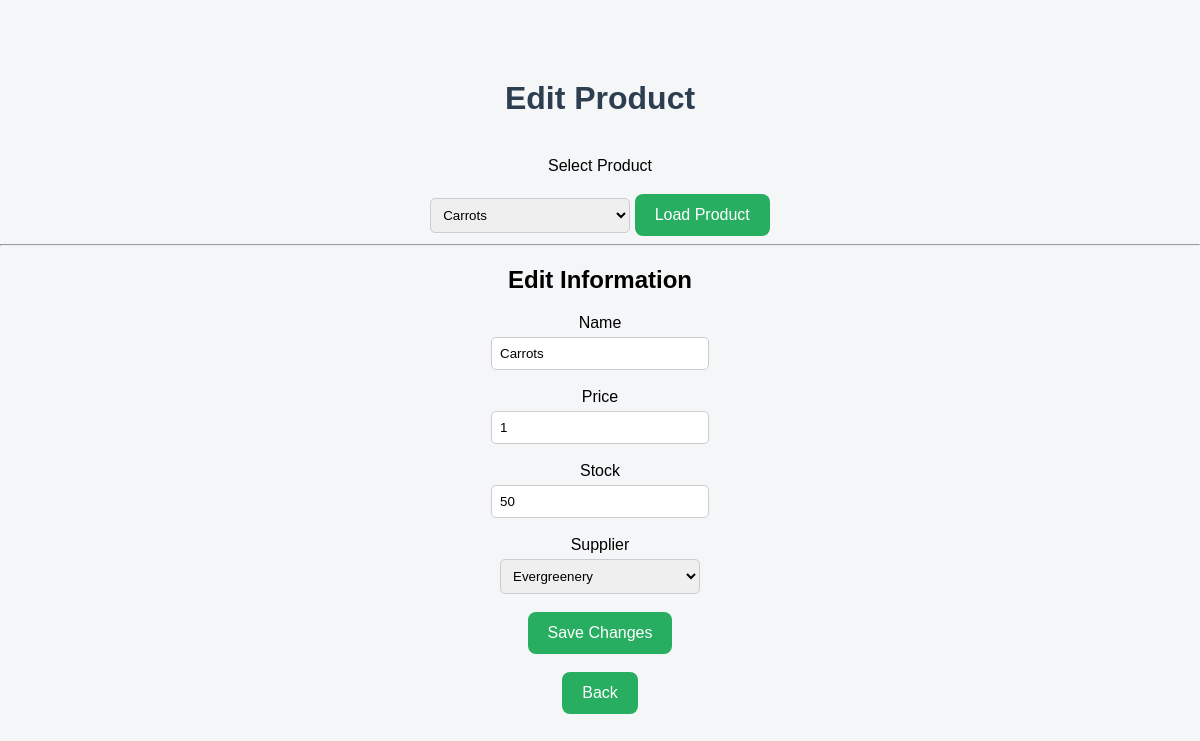
/edit_product?product_id=1, run on the app's committed database.
### tables this page shows
CREATE TABLE "Products" (
	"Product_ID"	INTEGER,
	"Name"	TEXT,
	"Price"	INTEGER,
	"Stock"	INTEGER,
	"Supplier_ID"	INTEGER,
	PRIMARY KEY("Product_ID" AUTOINCREMENT),
	CONSTRAINT "Supplier_ID" FOREIGN KEY("Supplier_ID") REFERENCES "Suppliers"("Supplier_ID")
);

CREATE TABLE "Suppliers" (
	"Supplier_ID"	INTEGER NOT NULL,
	"Company_Name"	TEXT NOT NULL,
	"Email"	TEXT NOT NULL,
	PRIMARY KEY("Supplier_ID" AUTOINCREMENT)
);

### app.py (the view)
@app.route("/edit_product")
def edit_product():
    products = execute_query(
        "SELECT Product_ID, Name FROM Products",
        fetch=True
    )
    suppliers = execute_query(
        "SELECT Supplier_ID, Company_Name FROM Suppliers",
        fetch=True
    )
    product = None
    product_id = request.args.get("product_id")
    if product_id:
        result = execute_query(
            """
            SELECT Product_ID, Name, Price, Stock, Supplier_ID
            FROM Products
            WHERE Product_ID = ?
            """,
            (product_id,),
            fetch=True
        )
        if result:
            product = result[0]
    return render_template(
        "edit_product.html",
        products=products,
        product=product,
        suppliers=suppliers
    )

### app.py (called while the page is built)
def get_db_connection():
	return sqlite3.connect("projektsdatabase.db", check_same_thread=False)

def execute_query(query, params=(), fetch=False):
    conn = get_db_connection()
    cursor = conn.cursor()
    cursor.execute(query, params)
    if fetch:
        data = cursor.fetchall()
    else:
        data=None
    conn.commit()
    conn.close()
    return data

### templates/edit_product.html (shortened to what this page needs)
<!DOCTYPE html>
<html>
<head>
<link rel="stylesheet" href="{{ url_for('static', filename='styles.css') }}">
</head>
<body>
<div class="container">
<h1>Edit Product</h1>
<form method="GET">
<label>Select Product</label><br><br>
<select name="product_id">
{% for c in products %}
<option value="{{ c[0] }}">{{ c[1] }}</option>
{% endfor %}
</select>
<button type="submit">Load Product</button>
</form>
<hr>
{% if product %}
<h2>Edit Information</h2>
<form method="POST" action="{{ url_for('update_product') }}">
<label> Name</label><br>
<input type="text" name="name" value="{{ product[1] }}"><br><br>
<label> Price</label><br>
<input type="number" name="price" value="{{ product[2] }}"><br><br>
<label> Stock</label><br>
<input type="number" name="stock" value="{{ product[3] }}"><br><br>
<label>Supplier</label><br>
<select name="supplier_id">
{% for supplier in suppliers %}
<option value="{{ supplier[0] }}"
{% if supplier[0] == product[4] %}selected{% endif %}>
    {{ supplier[1] }}
</option>
{% endfor %}
</select>
<br><br>
<button type="submit">Save Changes</button>
</form>
{% endif %}
<br>
<a href="/products">
<button>Back</button>
</a>
</div>
</body>
</html>

### static/styles.css (style rules this page uses)
body { font-family: Arial, sans-serif; background-color: #f4f6f8; margin: 0; padding: 0; }
.container { text-align: center; margin-top: 80px; }
h1 { color: #2c3e50; margin-bottom: 40px; }
button { background-color: #27ae60; color: white; border: none; padding: 12px 20px; font-size: 16px; border-radius: 8px; cursor: pointer; transition: 0.2s; }
form { margin-top: 20px; }
input, select { padding: 8px; width: 200px; margin-top: 5px; border-radius: 5px; border: 1px solid #ccc; }

### data on the page
Products: name "Carrots", price "1", stock "50", supplier_id "Evergreenery"

### other printed values
form field product_id "Carrots"
